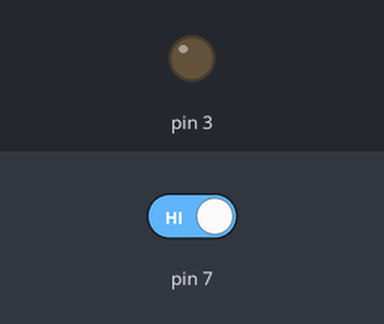
Bench run of a sketch on a simulated Arduino Uno, built with avr-gcc and run on an emulated ATmega328P. Parts: output pins drawn as LEDs (lit = HIGH). Inputs (shaded band) come from the test bench; at power-on: pin 7 HIGH.

Above: at 1.2 s.
1.3 s: pin 7 driven LOW
At 2.3 s:
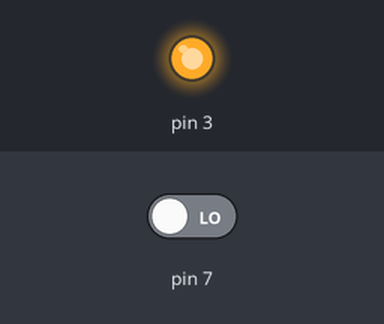
2.8 s: pin 7 driven HIGH
At 3.4 s:
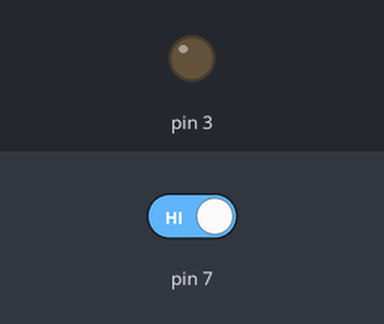
Timing chart, 0 to 5.8 s (numbered marks = the images above; inputs shaded):
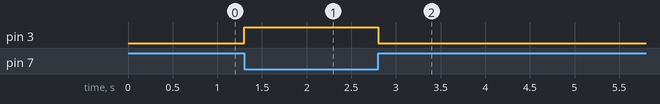

Measured:
- after the input at 1.3 s, pin 3: LOW → HIGH at once
- after the input at 2.8 s, pin 3: HIGH → LOW at once

The sketch:

IR_sensor_2.ino
```cpp
void setup()
{
  pinMode(3,OUTPUT);
  pinMode(7,INPUT);
  Serial.begin(960);
}
void loop()
{
  if (digitalRead(7)== LOW)
  {
    digitalWrite(3,HIGH);

    delay(100);
  }
  else
  {

    digitalWrite(3,LOW);
    delay(10);

  }

}
```
